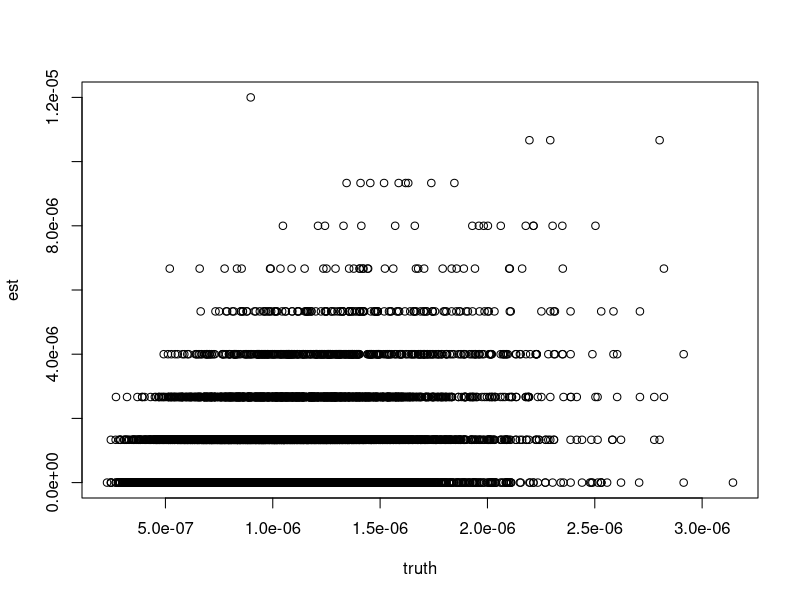
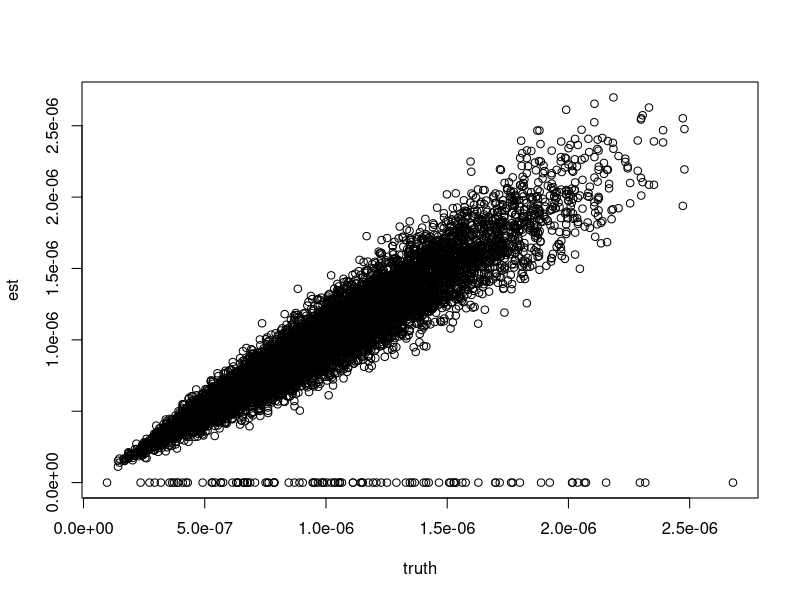

The R source for these figures, in order:
## ---- chunk 1
rm(list = ls())
set.seed(123)
## ---- chunk 2
## n: # documents
## p: # words in dictionary
## N: document length
## k: number of topics 

simulate_data <- function(n,p,N,k = 4,seed =123){
  set.seed(seed)
  W = matrix( runif(n = k * n), nrow = k)
  A = matrix( runif(n = k * p), ncol = k)
  A <- A %*% diag(1/colSums(A))
  W <- W %*% diag(1/colSums(W))
  
  M = A %*% W
  X = matrix(,nrow = p, ncol = n)
  for(j in 1:n){
    X[,j] = rmultinom(n = 1, size = N, prob = M[,j])
  }
  cov_word <- (1/n)* M %*% t(M)
  return(list(X = X,cov_word = cov_word))
}

est_cov_word <- function(X){
  n = ncol(X)
  p = nrow(X)
  N = mean(colSums(X))
  upper <- 1:round(p/2)
  lower <- (round(p/2) + 1) : p
  Y1 = X; Y2 = X
  for(i in 1:n){
    upper <- sample(1:p, round(p/2))
    Y1[-upper,i]<- 0
    Y2[upper, i]<-0
  }
  Q <- Y1 %*% t(Y2) * (4/(n*N^2))
  return(Q)
}

## ---- chunk 3
n= 300
p= 1000
N = 100
k = 4

sim <- simulate_data(n = n, p = p, N = N, k = k)
covhat <- est_cov_word(sim$X)
idx <-sample(p, 100)
plot(sim$cov_word[idx,idx], covhat[idx,idx],xlab ="truth", ylab = "est")
## ---- chunk 4
n= 300
p= 1000
N = 10000
k = 4

sim <- simulate_data(n = n, p = p, N = N, k = k)
covhat <- est_cov_word(sim$X)
idx <-sample(p, 100)
plot(sim$cov_word[idx,idx], covhat[idx,idx],xlab ="truth", ylab = "est")
